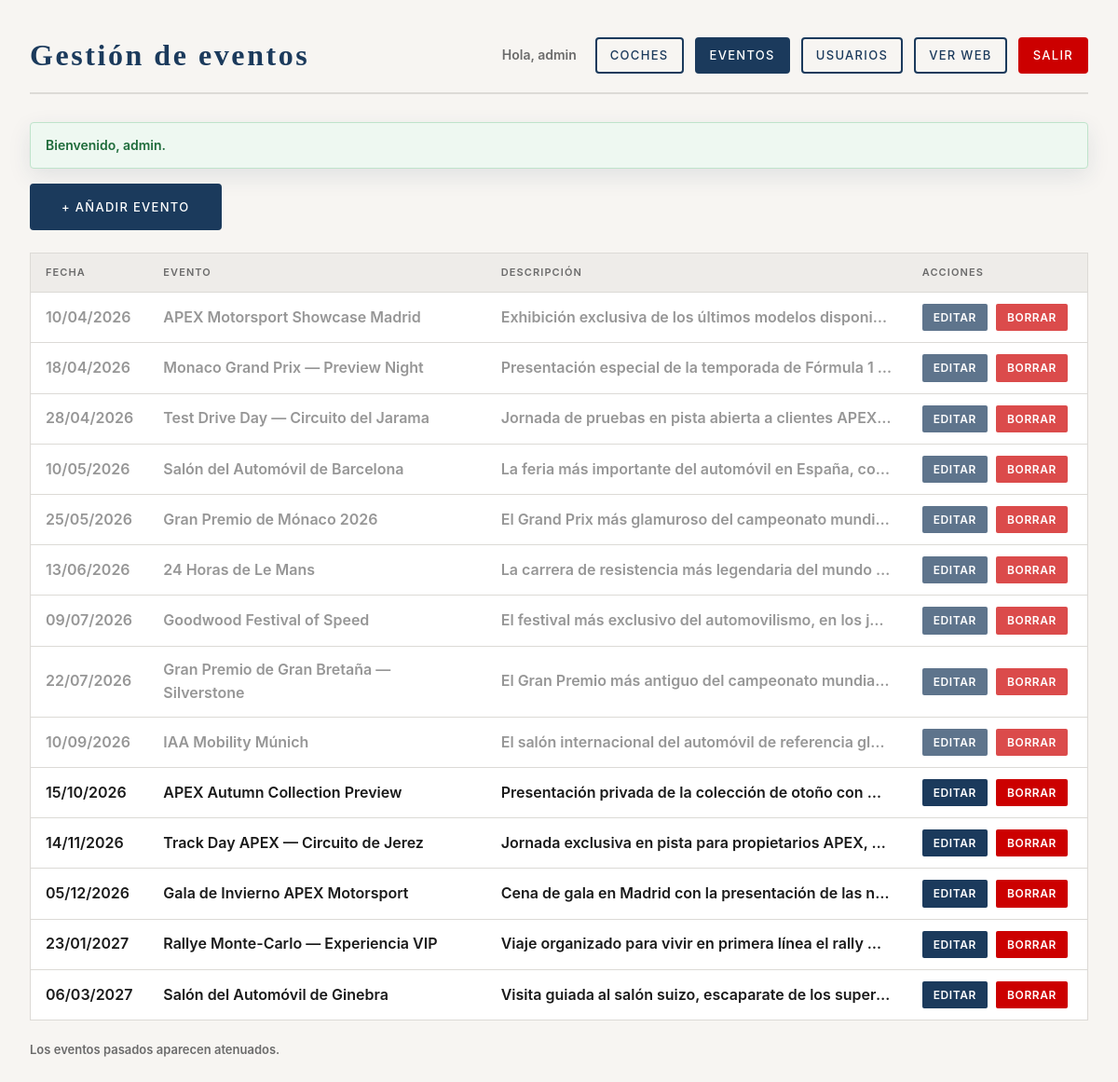
The page /admin/eventos.php (signed in) on the database its author committed.
### tables this page shows
CREATE TABLE `eventos` (
  `id`          INT UNSIGNED NOT NULL AUTO_INCREMENT,
  `fecha`       DATE         NOT NULL,
  `nombre`      VARCHAR(120) NOT NULL,
  `descripcion` VARCHAR(1000) NOT NULL,
  `created_at`  DATETIME NOT NULL DEFAULT CURRENT_TIMESTAMP,
  PRIMARY KEY (`id`),
  UNIQUE KEY `uq_eventos_fecha` (`fecha`)
);

### src/helpers.php (called while the page is built, shortened)
<?php
function db(): PDO
{
    return Database::connection();
}
function e(mixed $value): string
{
    return htmlspecialchars((string) $value, ENT_QUOTES | ENT_SUBSTITUTE, 'UTF-8');
}
function base_url(): string
{
    static $base = null;
    if ($base !== null) {
        return $base;
    }
    $script = str_replace('\\', '/', (string) realpath($_SERVER['SCRIPT_FILENAME'] ?? ''));
    $public = str_replace('\\', '/', (string) realpath(PUBLIC_PATH));
    $scriptName = str_replace('\\', '/', $_SERVER['SCRIPT_NAME'] ?? '');
    if ($script !== '' && str_starts_with($script, $public . '/')) {
        $relative = substr($script, strlen($public) + 1);
        if (str_ends_with($scriptName, $relative)) {
            return $base = substr($scriptName, 0, -strlen($relative));
        }
    }
    return $base = '/';
}
function url(string $path = ''): string
{
    return base_url() . ltrim($path, '/');
}

### src/bootstrap.php (called while the page is built, shortened)
<?php
spl_autoload_register(static function (string $class): void {
    $prefix = 'App\\';
    $file = __DIR__ . '/' . str_replace('\\', '/', substr($class, strlen($prefix))) . '.php';
});
require __DIR__ . '/helpers.php';

### src/Config.php (called while the page is built, shortened)
<?php
final class Config
{
    private static array $items = [];
    public static function load(array $items): void
    {
        self::$items = $items;
    }
    public static function get(string $key, mixed $default = null): mixed
    {
        $value = self::$items;
        foreach (explode('.', $key) as $segment) {
            $value = $value[$segment];
        }
        return $value;
    }
}

### src/Database.php (called while the page is built, shortened)
<?php
final class Database
{
    private static ?PDO $connection = null;
    public static function connection(): PDO
    {
        if (self::$connection === null) {
            $dsn = sprintf(
                'mysql:host=%s;port=%d;dbname=%s;charset=%s',
                Config::get('db.host', '127.0.0.1'),
                (int) Config::get('db.port', 3306),
                Config::get('db.name'),
                Config::get('db.charset', 'utf8mb4')
            );
            self::$connection = new PDO($dsn, Config::get('db.user'), Config::get('db.password'), [
                PDO::ATTR_ERRMODE            => PDO::ERRMODE_EXCEPTION,
                PDO::ATTR_DEFAULT_FETCH_MODE => PDO::FETCH_ASSOC,
                PDO::ATTR_EMULATE_PREPARES   => false,
            ]);
            self::$connection->exec("SET time_zone = '" . date('P') . "'");
        }
        return self::$connection;
    }
}

### src/Repository/EventRepository.php (called while the page is built, shortened)
<?php
final class EventRepository
{
    public function all(): array
    {
        return $this->pdo->query('SELECT * FROM eventos ORDER BY fecha')->fetchAll();
    }
}

### public/admin/eventos.php (the view, shortened to what this page needs)
<?php
require __DIR__ . '/../../src/bootstrap.php';
$events = (new EventRepository(db()))->all();
$today = date('Y-m-d');
?>
  <p class="toolbar">
    <a href="<?= e(url('admin/evento.php')) ?>" class="btn btn--primary">+ Añadir evento</a>
  </p>
  <div class="table-wrap">
    <table class="data-table">
      <thead>
        <tr>
          <th scope="col">Fecha</th>
          <th scope="col">Evento</th>
          <th scope="col">Descripción</th>
          <th scope="col">Acciones</th>
        </tr>
      </thead>
      <tbody>
      <?php foreach ($events as $event): ?>
        <tr<?= $event['fecha'] < $today ? ' class="is-past"' : '' ?>>
          <td class="data-table__nowrap"><?= e((new DateTimeImmutable($event['fecha']))->format('d/m/Y')) ?></td>
          <td><?= e($event['nombre']) ?></td>
          <td class="data-table__clip" title="<?= e($event['descripcion']) ?>"><?= e($event['descripcion']) ?></td>
          <td class="data-table__actions">
            <a href="<?= e(url('admin/evento.php?id=' . (int) $event['id'])) ?>" class="btn-action btn-action--primary">Editar</a>
            <form action="<?= e(url('admin/evento_borrar.php')) ?>" method="post" class="inline-form"
                  data-confirm="¿Seguro que quieres borrar el evento «<?= e($event['nombre']) ?>»?">
              <button type="submit" class="btn-action btn-action--danger">Borrar</button>
            </form>
          </td>
        </tr>
      <?php endforeach; ?>
      </tbody>
    </table>
  </div>
  <p class="muted-text">Los eventos pasados aparecen atenuados.</p>

### public/assets/css/styles.css (style rules this page uses)
:root { --color-bg: #f7f5f2; --color-surface: #ffffff; --color-surface-2: #eeece9; --color-border: #dcdad6; --color-accent: #1b3a5c; --color-accent-hover: #142d47; --color-text: #1a1a1a; --color-text-muted: #6b6b6b; --color-danger: #cc0000; --color-danger-hover: #a30000; --color-success: #1e6b3a; --color-white: #ffffff; --font-heading: 'Alfaqix Algorithm', 'Cormorant Garamond', Georgia, 'Times New Roman', serif; --font-body: 'Alfaqix Algorithm', 'Inter', system-ui, -apple-system, sans-serif; --spacing-xs: 8px; --spacing-sm: 16px; --spacing-md: 32px; --spacing-lg: 64px; --spacing-xl: 96px; --radius-sm: 2px; --radius-md: 4px; --radius-lg: 8px; --transition-fast: 150ms ease; --transition-base: 300ms ease; --nav-height: 64px; --shadow-sm: 0 2px 8px rgba(27, 58, 92, 0.06); --shadow-md: 0 8px 24px rgba(27, 58, 92, 0.10); --shadow-lg: 0 16px 40px rgba(27, 58, 92, 0.14); }
html { font-size: 16px; background-color: var(--color-bg); }
body { font-family: var(--font-body); font-weight: 600; color: var(--color-text); background-color: var(--color-bg); line-height: 1.6; }
p { line-height: 1.7; }
a { color: var(--color-accent); text-decoration: none; transition: color var(--transition-fast); }
.btn { display: inline-flex; align-items: center; justify-content: center; gap: 8px; padding: 12px 32px; border: 2px solid transparent; border-radius: var(--radius-md); font-family: var(--font-body); font-size: 13px; font-weight: 500; letter-spacing: 0.1em; text-transform: uppercase; cursor: pointer; transition: all var(--transition-base); white-space: nowrap; box-sizing: border-box; }
.btn--primary { background-color: var(--color-accent); color: var(--color-white); border-color: var(--color-accent); }
.inline-form { display: inline; margin: 0; }

### public/assets/css/admin.css (style rules this page uses)
.admin-page { min-height: 100vh; background-color: var(--color-bg); }
.toolbar { margin-bottom: 24px; }
.table-wrap { overflow-x: auto; margin-bottom: 20px; }
.data-table { width: 100%; border-collapse: collapse; background: var(--color-surface); border: 1px solid var(--color-border); border-radius: var(--radius-md); box-shadow: var(--shadow-sm); }
.data-table th, .data-table td { padding: 12px 16px; text-align: left; vertical-align: middle; border-bottom: 1px solid var(--color-border); }
.data-table th { background: var(--color-surface-2); color: var(--color-text-muted); font-weight: 600; text-transform: uppercase; font-size: 11px; letter-spacing: 0.1em; }
.data-table tr:last-child td { border-bottom: none; }
.data-table__actions { white-space: nowrap; }
.btn-action { display: inline-block; padding: 5px 12px; border: none; border-radius: var(--radius-sm); font-family: var(--font-body); font-size: 12px; font-weight: 600; text-transform: uppercase; letter-spacing: 0.05em; color: var(--color-white); cursor: pointer; margin-right: 5px; }
.btn-action--primary { background-color: var(--color-accent); }
.btn-action--danger { background-color: var(--color-danger); }
.muted-text { color: var(--color-text-muted); font-size: 13px; }
.data-table__nowrap { white-space: nowrap; }
.data-table__clip { max-width: 420px; overflow: hidden; text-overflow: ellipsis; white-space: nowrap; }
.data-table tr.is-past td { color: var(--color-text-muted); opacity: 0.7; }

### rows shown on the page
eventos: fecha "10/04/2026", nombre "APEX Motorsport Showcase Madrid", descripcion "Exhibición exclusiva de los últimos modelos disponi…"
eventos: fecha "18/04/2026", nombre "Monaco Grand Prix — Preview Night", descripcion "Presentación especial de la temporada de Fórmula 1…"
eventos: fecha "28/04/2026", nombre "Test Drive Day — Circuito del Jarama", descripcion "Jornada de pruebas en pista abierta a clientes APEX…"
eventos: fecha "10/05/2026", nombre "Salón del Automóvil de Barcelona", descripcion "La feria más importante del automóvil en España, co…"
eventos: fecha "25/05/2026", nombre "Gran Premio de Mónaco 2026", descripcion "El Grand Prix más glamuroso del campeonato mundi…"
eventos: fecha "13/06/2026", nombre "24 Horas de Le Mans", descripcion "La carrera de resistencia más legendaria del mundo…"
eventos: fecha "09/07/2026", nombre "Goodwood Festival of Speed", descripcion "El festival más exclusivo del automovilismo, en los j…"
eventos: fecha "22/07/2026", nombre "Gran Premio de Gran Bretaña — Silverstone", descripcion "El Gran Premio más antiguo del campeonato mundia…"
eventos: fecha "10/09/2026", nombre "IAA Mobility Múnich", descripcion "El salón internacional del automóvil de referencia gl…"
eventos: fecha "15/10/2026", nombre "APEX Autumn Collection Preview", descripcion "Presentación privada de la colección de otoño con…"
eventos: fecha "14/11/2026", nombre "Track Day APEX — Circuito de Jerez", descripcion "Jornada exclusiva en pista para propietarios APEX,…"
eventos: fecha "05/12/2026", nombre "Gala de Invierno APEX Motorsport", descripcion "Cena de gala en Madrid con la presentación de las n…"
eventos: fecha "23/01/2027", nombre "Rallye Monte-Carlo — Experiencia VIP", descripcion "Viaje organizado para vivir en primera línea el rally…"
eventos: fecha "06/03/2027", nombre "Salón del Automóvil de Ginebra", descripcion "Visita guiada al salón suizo, escaparate de los super…"

### other values the page prints
$title "Gestión de eventos"
Auth::user()['usuario'] "admin"
$msg['message'] "Bienvenido, admin."
